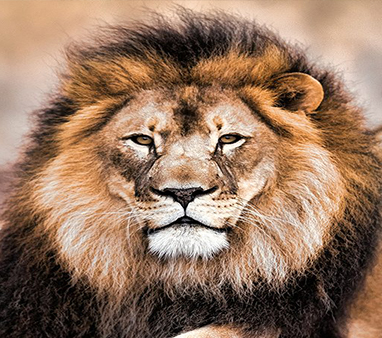
#> input picture Convert photo to painting/lion.jpg, 382 x 338 px
$ python main.py   (older library calls are emulated)
#> lines starting #> are read from the running program, lines starting #| are printed output that depends on the picture
import cv2

image = cv2.imread('lion.jpg' )
#> image is the input picture: shape (338, 382, 3); mean B, G, R 96.4, 118.6, 149.8

# تبدیل تصویر به تصویر سیاه و سفید
gray = cv2.cvtColor(image, cv2.COLOR_BGR2GRAY)
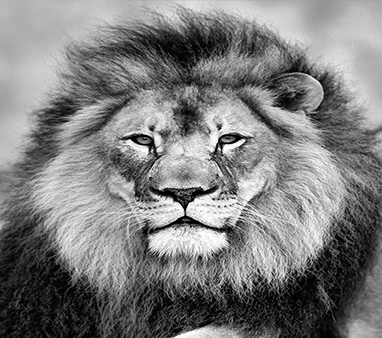
#> gray: shape (338, 382); min 0, max 255, mean 125.4

# تطبیق فیلتر گاوسی
gray_blur = cv2.GaussianBlur(gray, (5, 5), 0)
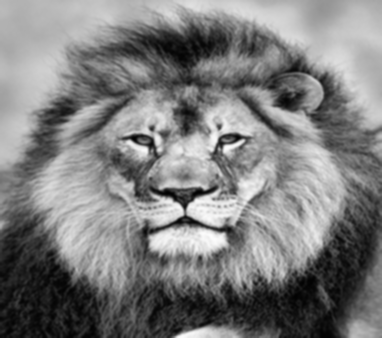
#> gray_blur: shape (338, 382); min 2, max 252, mean 125.4

# تشدید لبه‌ها
edges = cv2.Laplacian(gray_blur, cv2.CV_8U, ksize=5)
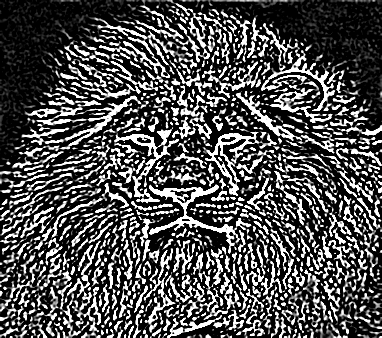
#> edges: shape (338, 382); min 0, max 255, mean 80.4

# تبدیل تصویر به نقاشی
threshold, result = cv2.threshold(edges, 100, 255, cv2.THRESH_BINARY_INV)
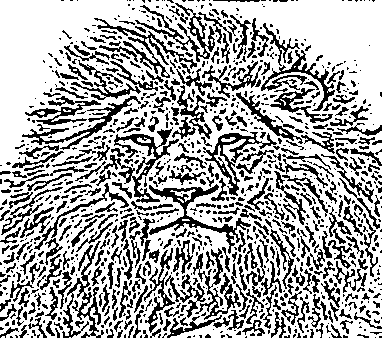
#> result: shape (338, 382); 67% white; black in thin lines or dots

cv2.imwrite('Result.jpg', result)
# نمایش نقاشی
cv2.imshow('Painting Effect', result)
cv2.waitKey(0)
